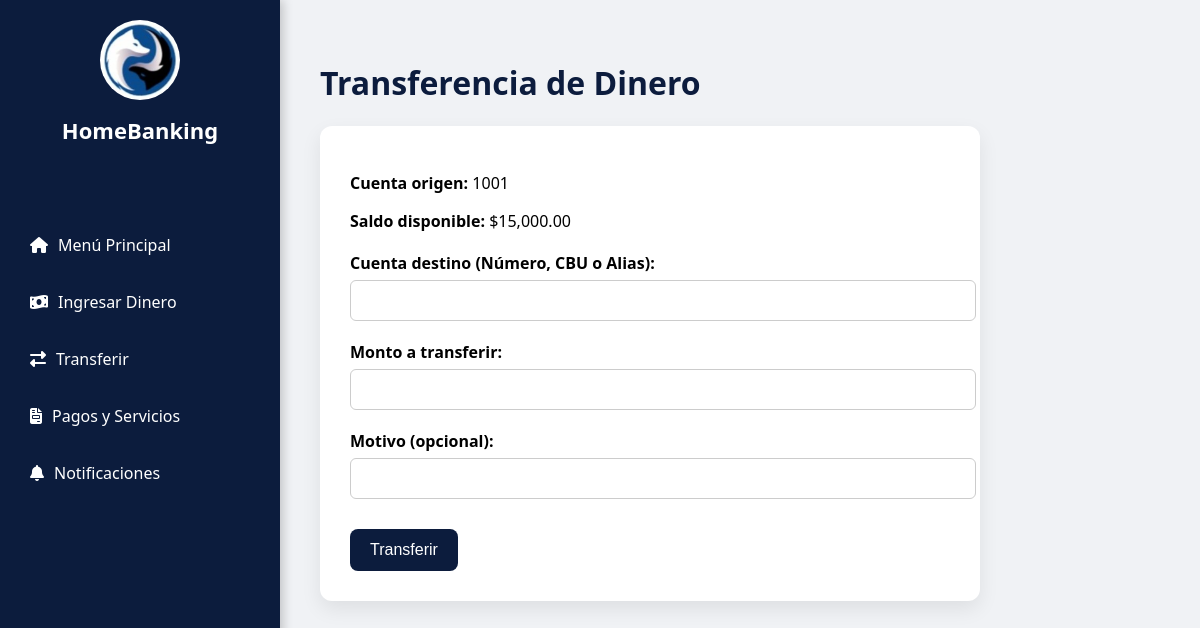
/transferir.php (signed in), run on the app's committed database.
### tables this page shows
CREATE TABLE CUENTA_BANCARIA (
  idCUENTA_BANCARIA INT NOT NULL AUTO_INCREMENT PRIMARY KEY,
  CUENTA_BANCARIA_tipo_de_cuenta VARCHAR(45),
  CUENTA_BANCARIA_numero_de_cuenta BIGINT,
  CUENTA_BANCARIA_cbu BIGINT UNIQUE,
  CUENTA_BANCARIA_alias VARCHAR(45) UNIQUE,
  CUENTA_BANCARIA_saldo DECIMAL(10,2),
  CUENTA_BANCARIA_estado ENUM('Activa','Inactiva'),
  USUARIO_idUSUARIO INT,
  LOGIN_idLOGIN INT,
  FOREIGN KEY (USUARIO_idUSUARIO) REFERENCES USUARIO(idUSUARIO),
  FOREIGN KEY (LOGIN_idLOGIN) REFERENCES LOGIN(idLOGIN)
);

### transferir.php (the view, shortened to what this page needs)
<?php
include("conexion.php");
$usuario_id = $_SESSION["usuario_id"];
$sql_origen = "SELECT CUENTA_BANCARIA_numero_de_cuenta, CUENTA_BANCARIA_saldo FROM CUENTA_BANCARIA
               WHERE USUARIO_idUSUARIO = ? AND CUENTA_BANCARIA_estado = 'Activa' LIMIT 1";
$stmt_origen = $conexion->prepare($sql_origen);
$stmt_origen->bind_param("i", $usuario_id);
$stmt_origen->execute();
$res_origen = $stmt_origen->get_result();
$cuenta_origen = $res_origen->fetch_assoc();
?>
<!DOCTYPE html>
<html lang="es">
<head>
  <link rel="stylesheet" href="https://cdnjs.cloudflare.com/ajax/libs/font-awesome/6.5.0/css/all.min.css">
</head>
<body>
  <div class="sidebar">
    <div class="logo-container">
      <img src="logo.png" alt="Logo" class="logo">
      <h2>HomeBanking</h2>
    </div>
    <ul>
      <li><a href="menu.php"><i class="fas fa-home"></i> Menú Principal</a></li>
      <li><a href="ingresar_dinero.php"><i class="fas fa-money-bill-wave"></i> Ingresar Dinero</a></li>
      <li><a href="transferir.php"><i class="fas fa-exchange-alt"></i> Transferir</a></li>
      <li><a href="pagos_y_servicios.php"><i class="fas fa-file-invoice"></i> Pagos y Servicios</a></li>
      <li><a href="notificaciones.php"><i class="fas fa-bell"></i> Notificaciones</a></li>
    </ul>
  </div>
  <div class="contenido">
    <h1>Transferencia de Dinero</h1>
    <?php if ($cuenta_origen): ?>
      <form method="POST">
        <p><strong>Cuenta origen:</strong> <?= htmlspecialchars($cuenta_origen["CUENTA_BANCARIA_numero_de_cuenta"]) ?></p>
        <p><strong>Saldo disponible:</strong> $<?= number_format($cuenta_origen["CUENTA_BANCARIA_saldo"], 2) ?></p>
        <label for="destino">Cuenta destino (Número, CBU o Alias):</label>
        <input type="text" name="destino" id="destino" required>
        <label for="monto">Monto a transferir:</label>
        <input type="number" name="monto" id="monto" step="0.01" min="0.01" required>
        <label for="motivo">Motivo (opcional):</label>
        <input type="text" name="motivo" id="motivo">
        <button type="submit">Transferir</button>
      </form>
    <?php else: ?>
      <p>No se encontró una cuenta activa desde la cual realizar la transferencia.</p>
    <?php endif; ?>
  </div>
</body>
</html>

### transferir.php (style rules this page uses)
body { margin: 0; font-family: 'Segoe UI', sans-serif; display: flex; background-color: #f0f2f5; }
.sidebar { width: 240px; height: 100vh; background-color: #0c1c3d; color: white; padding: 20px; display: flex; flex-direction: column; align-items: center; box-shadow: 3px 0 10px rgba(0, 0, 0, 0.2); animation: slideInLeft 0.6s ease-out; }
.logo-container { text-align: center; margin-bottom: 30px; animation: fadeInDown 1s ease; }
.logo { width: 80px; height: 80px; border-radius: 50%; transition: transform 0.3s ease; }
.logo-container h2 { margin-top: 10px; font-size: 22px; color: white; }
ul { list-style: none; padding: 0; width: 100%; }
ul li { margin: 15px 0; }
ul li a { text-decoration: none; color: white; display: flex; align-items: center; padding: 10px; border-radius: 8px; transition: background-color 0.3s; }
ul li a i { margin-right: 10px; }
.contenido { flex: 1; padding: 40px; animation: fadeIn 0.8s ease-in-out; }
h1 { color: #0c1c3d; }
form { background-color: white; padding: 30px; border-radius: 12px; box-shadow: 0 8px 20px rgba(0, 0, 0, 0.08); max-width: 600px; }
label { font-weight: bold; display: block; margin-top: 20px; margin-bottom: 6px; }
input { width: 100%; padding: 12px; border: 1px solid #ccc; border-radius: 6px; }
button { margin-top: 30px; padding: 12px 20px; background-color: #0c1c3d; color: white; border: none; border-radius: 8px; cursor: pointer; font-size: 16px; }

### data on the page
cuenta_bancaria: CUENTA_BANCARIA_numero_de_cuenta "1001", CUENTA_BANCARIA_saldo "15,000.00"
